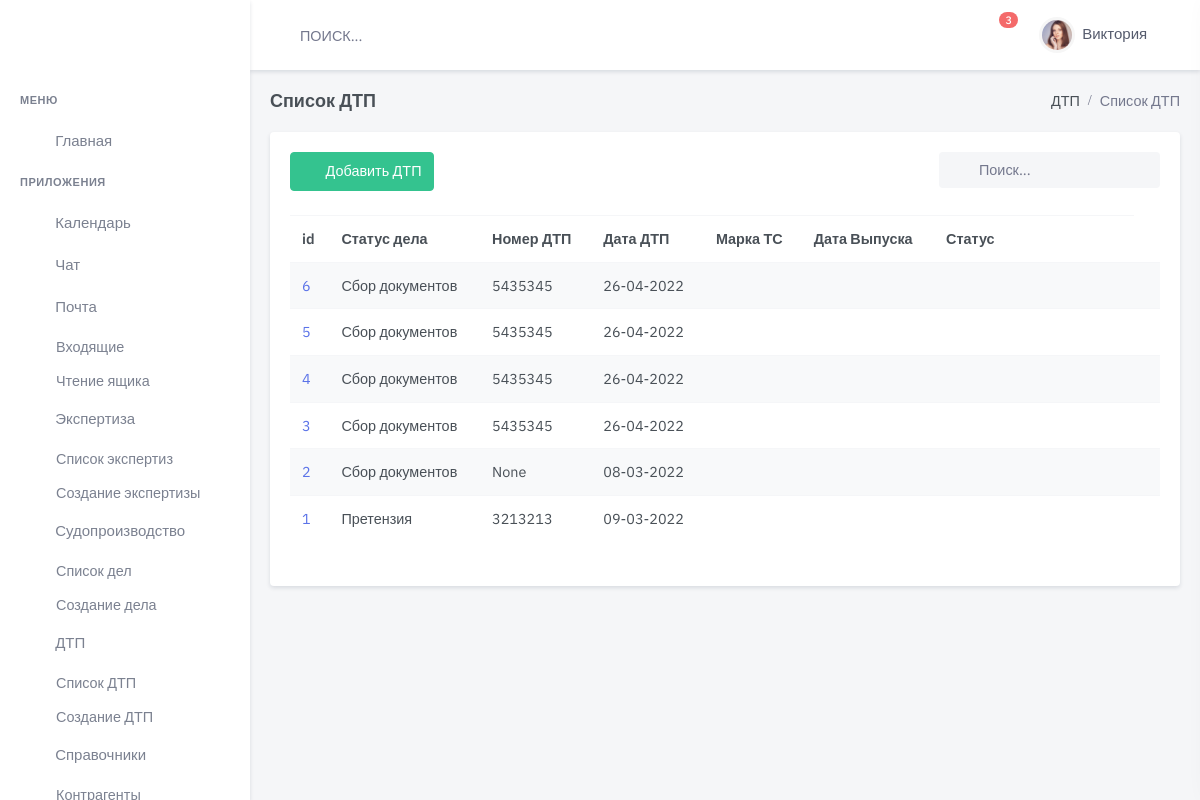
The page /accident/ on the database its author committed.
### accident/models.py (models this page shows, shortened)
class Accident(models.Model):
    status = models.ForeignKey(
        Status,
        on_delete=models.CASCADE,
        related_name='status_acc',
        blank=True,
        null=True, verbose_name='Статус  дела о ДТП')
    data = models.DateField(
        blank=True,
        null=True,
        default=None,
        verbose_name='Дата ДТП ')
    time = models.TimeField(
        blank=True,
        null=True,
        default=None,
        verbose_name='Время ДТП ')
    location_accident = models.CharField(
        max_length=400,
        blank=True,
        default=None,
        verbose_name='Место ДТП')
    number = models.CharField(
        max_length=24,
        blank=True,
        null=True,
        default=None,
        verbose_name='Номер протокола')
    dtp_doc = models.ForeignKey(
        AccidentDoc,
        on_delete=models.CASCADE,
        related_name='dtp_doc',
        blank=True,
        null=True, verbose_name='Документ Основание ')
    file_doc = models.FileField(
        upload_to='upload/protokol_doc/',
        null=True, default=None,
        verbose_name="Файл Основание",
        blank=True, )
    dtp_pos = models.ForeignKey(
        AccidentPos,
        on_delete=models.CASCADE,
        related_name='AccidentPos',
        blank=True,
        null=True,
        verbose_name='Документ Постановление ')
    file_pos = models.FileField(
        upload_to='upload/protokol_pos/',
        null=True,
        default=None,
        blank=True,
        verbose_name="Файл Постановление")
    court_info = models.ForeignKey(
        InfoCourt,
        on_delete=models.CASCADE,
        related_name='court_info',
        blank=True,
        null=True, verbose_name='Инфо о Судопроизводстве')
    data_insurance = models.DateField(
        blank=True,
        null=True,
        default=None,
        verbose_name='Дата обращения в Страховую')
    message = models.CharField(
        max_length=100000,
        blank=True,
        null=True,
        default=None,
        verbose_name='Комментарий')
    slug = models.SlugField(max_length=200, default=uuid.uuid1)
    is_active = models.BooleanField(default=True)
    created = models.DateTimeField(auto_now_add=True, auto_now=False)
    updated = models.DateTimeField(auto_now_add=False, auto_now=True)
    def __str__(self):
        return 'id {}, номер {}, место дтп {}, клиент{}'.format(self.id, self.number, self.location_accident,
                                    self.partner_accident.filter(type='True').first())
    class Meta:
        verbose_name = "ДТП  "
        verbose_name_plural = "ДТП"
        ordering = ['-created']

class Status(models.Model):
    name = models.CharField(
        max_length=100,
        blank=True,
        null=True,
        default=None,
        verbose_name='Наименование')
    comment = models.CharField(
        max_length=100,
        blank=True,
        null=True,
        default=None,
        verbose_name='Комментарий')
    is_active = models.BooleanField(default=True)
    created = models.DateTimeField(auto_now_add=True, auto_now=False)
    updated = models.DateTimeField(auto_now_add=False, auto_now=True)
    def __str__(self):
        return "%s" % self.name
    class Meta:
        verbose_name = 'Статус  дела о ДТП'
        verbose_name_plural = 'Статусы дела о ДТП'

### accident/views.py (the view)
# urls.py: path('', accident_list, name='accident-list'),
def accident_list(request):
    accident = Accident.objects.all()
    print(accident)
    return render(request,
                  'dist/accident/list.html',
                  {'accident': accident,
                   }
                  )

### client/models.py (called while the page is built)
    def __str__(self):
        return "%s" % self.name

    def __str__(self):
        return "%s" % self.status

### templates/dist/accident/list.html (shortened to what this page needs)
{% extends 'dist/index.html' %}
{% load static %}
{% block content %}
  <div class="main-content">
    <div class="page-content">
      <div class="container-fluid">
        <div class="row">
          <div class="col-12">
            <div class="page-title-box d-flex align-items-center justify-content-between">
              <h4 class="mb-0">Список ДТП</h4>
              <div class="page-title-right">
                <ol class="breadcrumb m-0">
                  <li class="breadcrumb-item"><a href="javascript: void(0);">ДТП</a></li>
                  <li class="breadcrumb-item active">Список ДТП</li>
                </ol>
              </div>
            </div>
          </div>
        </div>
        <div class="row">
          <div class="col-lg-12">
            <div class="card">
              <div class="card-body">
                <div class="row mb-2">
                  <div class="col-md-6">
                    <div class="mb-3">
                      <a href="{% url 'accident-new' %}" class="btn btn-success waves-effect waves-light">
                        <i class="mdi mdi-plus me-2"></i> Добавить ДТП</a>
                    </div>
                  </div>
                  <div class="col-md-6">
                    <div class="form-inline float-md-end mb-3">
                      <div class="search-box ms-2">
                        <div class="position-relative">
                          <input type="text" class="form-control rounded bg-light border-0" placeholder="Поиск...">
                          <i class="mdi mdi-magnify search-icon"></i>
                        </div>
                      </div>
                    </div>
                  </div>
                </div>
                <div class="table-responsive mb-4">
                  <table class="table table-striped table-nowrap mb-0">
                    <thead>
                    <tr>
                      <th scope="col">id</th>
                      <th scope="col">Статус дела</th>
                      <th scope="col">Номер ДТП</th>
                      <th scope="col">Дата ДТП</th>
                      <th scope="col">Марка ТС</th>
                      <th scope="col">Дата Выпуска</th>
                      <th scope="col" style="width: 200px;">Статус</th>
                    </tr>
                    </thead>
                    <tbody>
                    {% for item in accident %}
                      <tr>
                        <td>
                          <a href="/accident/edit/{{ item.id }}/">{{ item.id }}</a>
                        </td>
                        <td>{{ item.status }}</td>
                        <td>{{ item.number }}</td>
                        <td>{{ item.data |date:"d-m-Y" }}</td>
                        <td>{{ item.client.name }}</td>
                        <td>{{ item.car.date_made }}</td>
                        <td>{{ item.car.data_reg|date:"d-m-Y" }}</td>
                        <td>
                        </td>
                      </tr>
                    {% endfor %}
                    </tbody>
                  </table>
                </div>
              </div>
            </div>
          </div>
        </div>
      </div>
    </div>
  </div>
{% endblock content %}

### rows shown on the page
Accident: id "6", status "Сбор документов", number "5435345", data "26-04-2022"
Accident: id "5", status "Сбор документов", number "5435345", data "26-04-2022"
Accident: id "4", status "Сбор документов", number "5435345", data "26-04-2022"
Accident: id "3", status "Сбор документов", number "5435345", data "26-04-2022"
Accident: id "2", status "Сбор документов", number "None", data "08-03-2022"
Accident: id "1", status "Претензия", number "3213213", data "09-03-2022"
